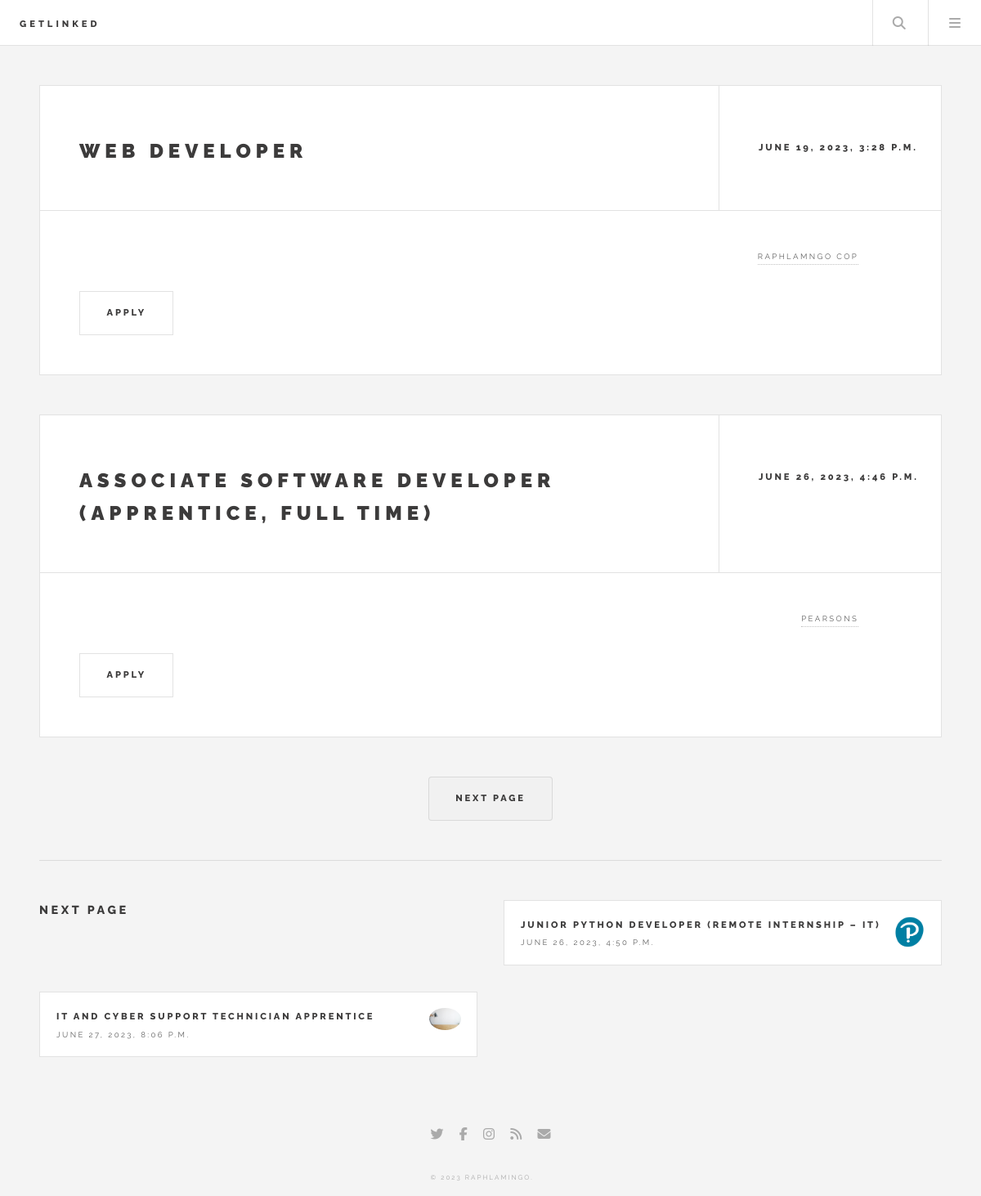
The page / on the database its author committed.
### app/models.py (models this page shows, shortened)
class Jobs(models.Model):
    author = models.ForeignKey(User, on_delete=models.CASCADE)
    title= models.CharField(max_length=200)
    company= models.CharField(max_length=200)
    description= models.TextField(max_length=10000)
    pay= models.CharField(max_length=45)
    requirement= models.TextField(max_length=10000)
    company_logo= models.ImageField(null=True, blank=True, default='sabri-tuzcu-wunVFNvqhfE-unsplash.jpg')
    date_due= models.DateField()
    date_posted= models.DateTimeField(auto_now_add=True)
    id= models.UUIDField(default=uuid.uuid4, unique=True, primary_key=True, editable=False)

### app/views.py (the view)
def home(request):
    job= Jobs.objects.all()
    paginator = Paginator(job, 2)
    try:
        page = request.GET.get('page')
        job= paginator.page(page)
    except PageNotAnInteger:
        page=1
        job= paginator.page(page)
    except EmptyPage:
        page= paginator.num_pages
        job= paginator.page(page)
    if job.has_next():
        next_page_number = job.next_page_number()
        next_page = paginator.get_page(next_page_number)
    else:
        next_page = None
    return render(request,'index.html',{'jobs':job, 'next_page': next_page})

### templates/index.html (shortened to what this page needs)
{% extends 'header.html' %}
{% block content %}
					<div id="main">
						{% for job in jobs%}
							<article class="post">
								<header>
									<div class="title">
										<h2><a href="{% url 'read' job.id %}">{{job.title}}</a></h2>
									</div>
									<div class="meta">
										<time class="published" datetime="{{job.date_posted}}">{{job.date_posted}}</time>
									</div>
								</header>
								<p><a href="#" class="author"><span class="name">{{job.company}}</span><img src="{{job.company_logo.url}}" alt="" /></a>
								</p>
								<footer>
									<ul class="actions">
										<li><a href="{% url 'read' job.id %}" class="button large">Apply</a></li>
									</ul>
								</footer>
							</article>
						{% endfor %}
							<ul class="actions pagination">
								{% if jobs.has_next %}
								<li><a href="?page={{jobs.next_page_number}}" class="button large next">Next Page</a></li>
								{% endif %}
							</ul>
					</div>
					<section id="sidebar">
							<section>
								<div class="mini-posts">
									{% if next_page %}
									<h3>Next Page</h3>
									{% for item in next_page %}
										<article class="mini-post">
											<header>
												<h3><a href="{% url 'read' item.id %}">{{item.title}}</a></h3>
												<time class="published" datetime="{{item.date_posted}}">{{item.date_posted}}</time>
												<a href="{% url 'read' item.id %}" class="author"><img src="{{item.company_logo.url}}" alt="" /></a>
											</header>
										</article>
									{% endfor %}
								{% endif %}
								</div>
							</section>
							</section>
{% endblock %}

### static/assets/css/d.css (style rules this page uses)
.pagination { display: flex; justify-content: center; margin-top: 20px; }
.pagination a { display: inline-block; padding: 8px 12px; margin: 0 5px; background-color: #f1f1f1; color: #333; text-decoration: none; border-radius: 4px; }

### rows shown on the page
Jobs: title "WEB DEVELOPER", date_posted "JUNE 19, 2023, 3:28 P.M.", company "RAPHLAMNGO COP"
Jobs: title "ASSOCIATE SOFTWARE DEVELOPER (APPRENTICE, FULL TIME)", date_posted "JUNE 26, 2023, 4:46 P.M.", company "PEARSONS"
Jobs: title "JUNIOR PYTHON DEVELOPER (REMOTE INTERNSHIP – IT)", date_posted "JUNE 26, 2023, 4:50 P.M.", company_logo (placeholder picture)
Jobs: title "IT AND CYBER SUPPORT TECHNICIAN APPRENTICE", date_posted "JUNE 27, 2023, 8:06 P.M.", company_logo (picture)
